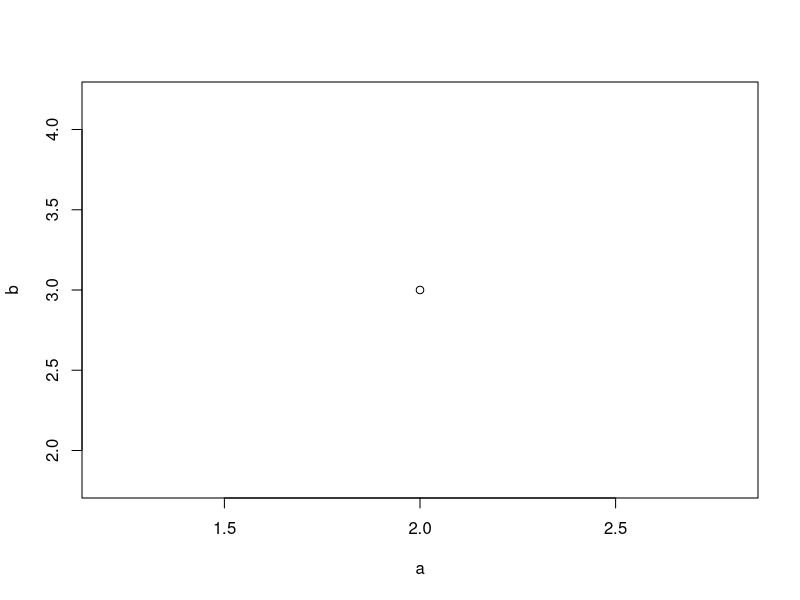

The R script that drew this image: (Note: this script raises an error after producing the figure.)
# Basic Operations

2 + 3
2 - 3
2 * 3
2 / 3

2 + 3 * 3
(2 + 3) * 3
2 - 3 / 3
(2 - 3) / 3

3 ^ 2
3 ^ (-2)
3 ^ (1 / 2)
sqrt(3)

# Assignment

a <- 2
b <- 3
a + b

c <- a + b
c

c1 <- a - b
c2 <- a * b
c3 <- a / b
c1; c2; c3

a = 2
a

plot(a, b)

(assign(x, 10))
(assign("x", 10))

x <- "y"
(assign(x, 10))

(get("y"))
(get(x))

(x <- c("x1", "x2", "x3"))
(get("x"))
(get("x")[1])

# Objects

ls()
ls.str()

rm(a)
ls()

rm(list = ls(pattern = "c"))
ls()

rm(list = ls())
ls()

save.image()
q()
